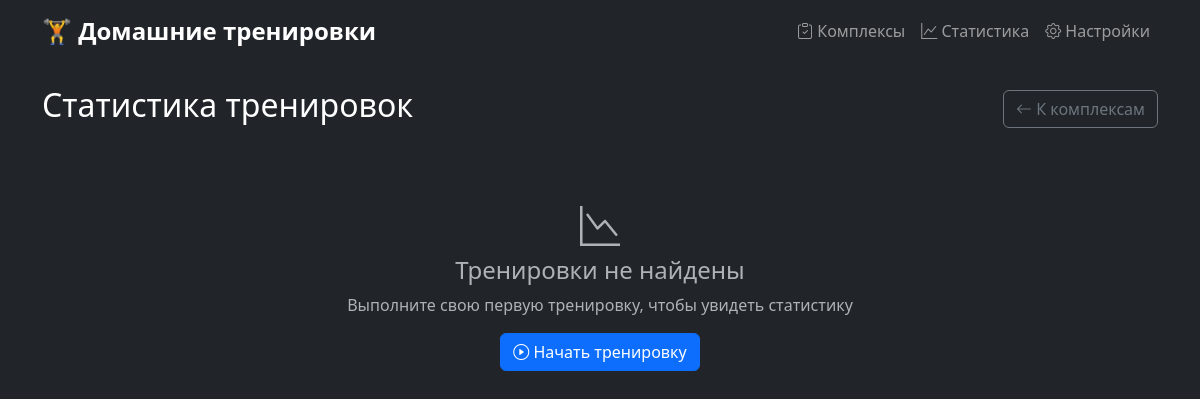
Page /statistics on the earlier database version.
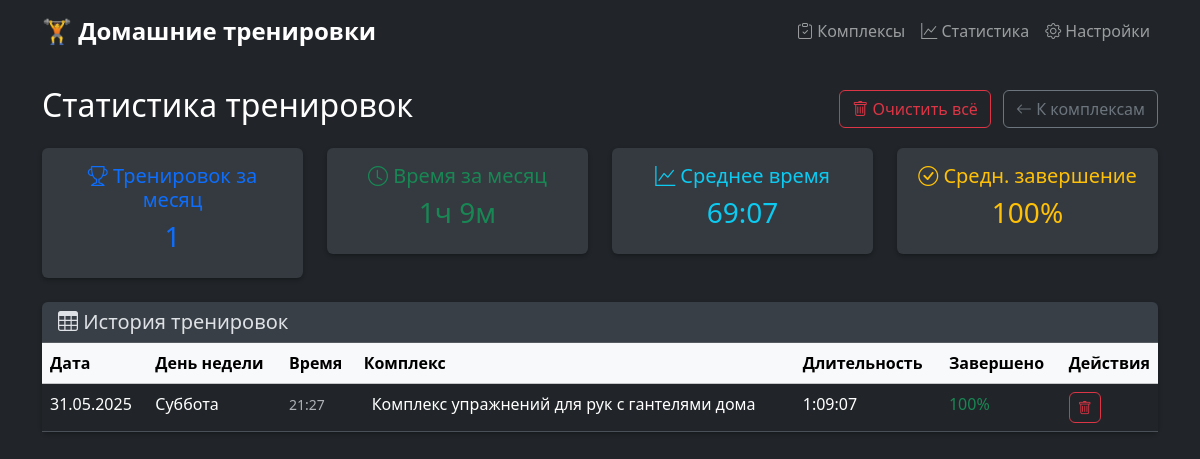
Same page on the later database version.
### tables this page shows
CREATE TABLE workout_logs (
            code TEXT PRIMARY KEY,
            date TIMESTAMP NOT NULL,
            workoutset_code TEXT NOT NULL,
            duration_seconds INTEGER NOT NULL, completed_exercises TEXT,
            FOREIGN KEY (workoutset_code) REFERENCES workout_sets (code)
        );

CREATE TABLE workout_sets (
            code TEXT PRIMARY KEY,
            name TEXT NOT NULL,
            description TEXT,
            created_at TIMESTAMP NOT NULL DEFAULT CURRENT_TIMESTAMP,
            updated_at TIMESTAMP NOT NULL DEFAULT CURRENT_TIMESTAMP
        );

### app.py (the view)
@app.route('/statistics')
def statistics():
    workout_logs = WorkoutLogModel.get_all()
    from datetime import datetime, timedelta
    thirty_days_ago = datetime.now() - timedelta(days=30)
    recent_logs = []
    for log in workout_logs:
        try:
            log_date = datetime.fromisoformat(log['date'].replace('Z', ''))
            if log_date >= thirty_days_ago:
                recent_logs.append(log)
        except:
            continue
    for log in workout_logs:
        try:
            from datetime import datetime
            date_obj = datetime.fromisoformat(log['date'].replace('Z', ''))
            log['formatted_date'] = date_obj.strftime('%d.%m.%Y')
            log['formatted_time'] = date_obj.strftime('%H:%M')
            weekdays = ['Понедельник', 'Вторник', 'Среда', 'Четверг', 'Пятница', 'Суббота', 'Воскресенье']
            log['weekday'] = weekdays[date_obj.weekday()]
        except:
            log['formatted_date'] = log['date']
            log['formatted_time'] = ''
            log['weekday'] = ''
        duration = log['duration_seconds']
        hours = duration // 3600
        minutes = (duration % 3600) // 60
        seconds = duration % 60
        if hours > 0:
            log['formatted_duration'] = f"{hours}:{minutes:02d}:{seconds:02d}"
        else:
            log['formatted_duration'] = f"{minutes}:{seconds:02d}"
        if log['workoutset_code'] and log['completed_exercises']:
            completion_percentage = WorkoutLogModel.calculate_completion_percentage(
                log['workoutset_code'],
                log['completed_exercises']
            )
            log['completion_percentage'] = completion_percentage
        else:
            log['completion_percentage'] = None
    return render_template('statistics.html',
                         workout_logs=workout_logs,
                         recent_logs=recent_logs)

### models.py (called while the page is built)
def get_db_path() -> str:
    return os.path.join(os.path.dirname(__file__), 'workout_app.db')

@contextmanager
def get_db_connection():
    conn = sqlite3.connect(get_db_path())
    conn.row_factory = sqlite3.Row  # Возвращать результаты как dict
    conn.execute('PRAGMA foreign_keys = ON')
    try:
        yield conn
    finally:
        conn.close()

    @staticmethod
    def count_exercises(code: str) -> int:
        with get_db_connection() as conn:
            cursor = conn.cursor()
            cursor.execute('''
                SELECT COUNT(*) FROM exercises WHERE workoutset_code = ?
            ''', (code,))
            return cursor.fetchone()[0]

    @staticmethod
    def calculate_completion_percentage(workoutset_code: str, completed_exercises: List[str]) -> int:
        if not completed_exercises:
            return 0
        total_exercises = WorkoutSetModel.count_exercises(workoutset_code)
        if total_exercises == 0:
            return 0
        completed_count = len(completed_exercises)
        percentage = round((completed_count / total_exercises) * 100)
        return min(percentage, 100)  # Ограничиваем максимум 100%

### templates/statistics.html (shortened to what the changed rows need)
{% extends "base.html" %}
{% block content %}
<div class="row">
    <div class="col-12">
        <div class="d-flex justify-content-between align-items-center mb-3">
            <h2>Статистика тренировок</h2>
            <div>
                {% if workout_logs %}
                    <button type="button" class="btn btn-outline-danger me-2" data-bs-toggle="modal" data-bs-target="#clearAllModal">
                        <i class="bi bi-trash"></i> Очистить всё
                    </button>
                {% endif %}
                <a href="{{ url_for('workout_sets_list') }}" class="btn btn-outline-secondary">
                    <i class="bi bi-arrow-left"></i> К комплексам
                </a>
            </div>
        </div>
        {% if workout_logs %}
            <div class="row mb-4">
                <div class="col-md-3">
                    <div class="card text-center">
                        <div class="card-body">
                            <h5 class="card-title text-primary">
                                <i class="bi bi-trophy"></i>
                                Тренировок за месяц
                            </h5>
                            <h3 class="text-primary">{{ recent_logs|length }}</h3>
                        </div>
                    </div>
                </div>
                <div class="col-md-3">
                    <div class="card text-center">
                        <div class="card-body">
                            <h5 class="card-title text-success">
                                <i class="bi bi-clock"></i>
                                Время за месяц
                            </h5>
                            {% if recent_logs %}
                                {% set total_time = recent_logs|sum(attribute='duration_seconds') %}
                                {% set total_hours = (total_time // 3600) %}
                                {% set total_minutes = ((total_time % 3600) // 60) %}
                                <h3 class="text-success">
                                    {% if total_hours > 0 %}
                                        {{ total_hours }}ч {{ total_minutes }}м
                                    {% else %}
                                        {{ total_minutes }}м
                                    {% endif %}
                                </h3>
                            {% else %}
                                <h3 class="text-muted">0м</h3>
                            {% endif %}
                        </div>
                    </div>
                </div>
                <div class="col-md-3">
                    <div class="card text-center">
                        <div class="card-body">
                            <h5 class="card-title text-info">
                                <i class="bi bi-graph-up"></i>
                                Среднее время
                            </h5>
                            {% if recent_logs %}
                                {% set avg_time = (recent_logs|sum(attribute='duration_seconds') / recent_logs|length)|int %}
                                {% set avg_minutes = (avg_time // 60) %}
                                {% set avg_seconds = (avg_time % 60) %}
                                <h3 class="text-info">{{ avg_minutes }}:{{ "%02d"|format(avg_seconds) }}</h3>
                            {% else %}
                                <h3 class="text-muted">-</h3>
                            {% endif %}
                        </div>
                    </div>
                </div>
                <div class="col-md-3">
                    <div class="card text-center">
                        <div class="card-body">
                            <h5 class="card-title text-warning">
                                <i class="bi bi-check-circle"></i>
                                Средн. завершение
                            </h5>
                            {% set logs_with_completion = [] %}
                            {% for log in recent_logs %}
                                {% if log.completion_percentage is defined and log.completion_percentage is not none %}
                                    {% set _ = logs_with_completion.append(log.completion_percentage) %}
                                {% endif %}
                            {% endfor %}
                            {% if logs_with_completion %}
                                {% set avg_completion = (logs_with_completion|sum / logs_with_completion|length)|round|int %}
                                <h3 class="text-warning">{{ avg_completion }}%</h3>
                            {% else %}
                                <h3 class="text-muted">-</h3>
                            {% endif %}
                        </div>
                    </div>
                </div>
            </div>
            <div class="card">
                <div class="card-header">
                    <h5 class="mb-0">
                        <i class="bi bi-table"></i>
                        История тренировок
                    </h5>
                </div>
                <div class="card-body p-0">
                    <div class="table-responsive">
                        <table class="table table-hover mb-0">
                            <thead class="table-light">
                                <tr>
                                    <th>Дата</th>
                                    <th>День недели</th>
                                    <th>Время</th>
                                    <th>Комплекс</th>
                                    <th>Длительность</th>
                                    <th>Завершено</th>
                                    <th width="80">Действия</th>
                                </tr>
                            </thead>
                            <tbody>
                                {% for log in workout_logs %}
                                    <tr>
                                        <td>
                                            <span class="fw-medium">{{ log.formatted_date }}</span>
                                        </td>
                                        <td>
                                            {{ log.weekday }}
                                        </td>
                                        <td>
                                            <small class="text-muted">{{ log.formatted_time }}</small>
                                        </td>
                                        <td>
                                            <div class="d-flex align-items-center">
                                                <span>
                                                    {% if log.workoutset_name %}
                                                        {{ log.workoutset_name }}
                                                    {% else %}
                                                        <em class="text-muted">Комплекс удален</em>
                                                    {% endif %}
                                                </span>
                                            </div>
                                        </td>
                                        <td>
                                            {{ log.formatted_duration }}
                                        </td>
                                        <td>
                                            {% if log.completion_percentage is defined and log.completion_percentage is not none %}
                                                {% if log.completion_percentage == 100 %}
                                                    <span class="text-success fw-medium">{{ log.completion_percentage }}%</span>
                                                {% elif log.completion_percentage >= 75 %}
                                                    <span class="text-warning fw-medium">{{ log.completion_percentage }}%</span>
                                                {% elif log.completion_percentage >= 50 %}
                                                    <span class="text-info fw-medium">{{ log.completion_percentage }}%</span>
                                                {% else %}
                                                    <span class="text-secondary fw-medium">{{ log.completion_percentage }}%</span>
                                                {% endif %}
                                            {% else %}
                                                <span class="text-muted">-</span>
                                            {% endif %}
                                        </td>
                                        <td>
                                            <form method="POST" action="{{ url_for('statistics_log_delete', code=log.code) }}" class="d-inline">
                                                <button type="submit" class="btn btn-outline-danger btn-sm"
                                                        onclick="return confirm('Удалить эту запись из журнала тренировок?')"
                                                        title="Удалить запись">
                                                    <i class="bi bi-trash"></i>
                                                </button>
                                            </form>
                                        </td>
                                    </tr>
                                {% endfor %}
                            </tbody>
                        </table>
                    </div>
                </div>
            </div>
        {% else %}
            <div class="text-center py-5">
                <i class="bi bi-graph-down fs-1 text-muted mb-3"></i>
                <h4 class="text-muted">Тренировки не найдены</h4>
                <p class="text-muted">Выполните свою первую тренировку, чтобы увидеть статистику</p>
                <a href="{{ url_for('workout_sets_list') }}" class="btn btn-primary">
                    <i class="bi bi-play-circle"></i> Начать тренировку
                </a>
            </div>
        {% endif %}
    </div>
</div>
{% endblock %}

Differences in the rows shown:
added workout_logs: formatted_date "31.05.2025", weekday "Суббота", formatted_time "21:27", workoutset_name "Комплекс упражнений для рук с гантелями дома", formatted_duration "1:09:07", completion_percentage "100"
Other differences:
{{ recent_logs|length }}: (not shown) → "1"
{{ total_hours }}: (not shown) → "1"
{{ total_minutes }}: (not shown) → "9"
{{ avg_minutes }}: (not shown) → "69"
{{ "%02d"|format(avg_seconds) }}: (not shown) → "07"
{{ avg_completion }}: (not shown) → "100"
text no longer shown: "Тренировки не найдены Выполните свою первую тренировку, чтобы увидеть статистику Начать тренировку"
text now shown: "Очистить всё Тренировок за месяц Время за месяц ч м Среднее время : Средн. завершение % История тренировок Дата День недели Время Комплекс Длительность Завершено Действия"
